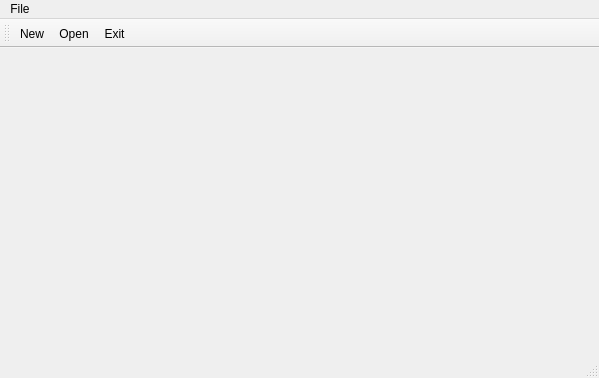
<?xml version="1.0" encoding="UTF-8"?>
<ui version="4.0">
 <class>MainWindow</class>
 <widget class="QMainWindow" name="MainWindow">
  <property name="geometry">
   <rect>
    <x>0</x>
    <y>0</y>
    <width>599</width>
    <height>378</height>
   </rect>
  </property>
  <property name="windowTitle">
   <string>MainWindow</string>
  </property>
  <widget class="QWidget" name="centralwidget"/>
  <widget class="QMenuBar" name="menubar">
   <property name="geometry">
    <rect>
     <x>0</x>
     <y>0</y>
     <width>599</width>
     <height>21</height>
    </rect>
   </property>
   <widget class="QMenu" name="menuFile">
    <property name="title">
     <string>File</string>
    </property>
    <addaction name="actionNew"/>
    <addaction name="actionOpen"/>
    <addaction name="actionExit"/>
   </widget>
   <addaction name="menuFile"/>
  </widget>
  <widget class="QStatusBar" name="statusbar"/>
  <widget class="QToolBar" name="toolBar">
   <property name="windowTitle">
    <string>toolBar</string>
   </property>
   <attribute name="toolBarArea">
    <enum>TopToolBarArea</enum>
   </attribute>
   <attribute name="toolBarBreak">
    <bool>false</bool>
   </attribute>
   <addaction name="actionNew"/>
   <addaction name="actionOpen"/>
   <addaction name="actionExit"/>
  </widget>
  <action name="actionNew">
   <property name="icon">
    <iconset resource="resources.qrc">
     <normaloff>:/rec/new.png</normaloff>:/rec/new.png</iconset>
   </property>
   <property name="text">
    <string>New</string>
   </property>
   <property name="shortcut">
    <string>Ctrl+N</string>
   </property>
  </action>
  <action name="actionOpen">
   <property name="icon">
    <iconset resource="resources.qrc">
     <normaloff>:/rec/open.png</normaloff>:/rec/open.png</iconset>
   </property>
   <property name="text">
    <string>Open</string>
   </property>
   <property name="shortcut">
    <string>Ctrl+O</string>
   </property>
  </action>
  <action name="actionExit">
   <property name="icon">
    <iconset resource="resources.qrc">
     <normaloff>:/rec/close.png</normaloff>:/rec/close.png</iconset>
   </property>
   <property name="text">
    <string>Exit</string>
   </property>
   <property name="shortcut">
    <string>Ctrl+W</string>
   </property>
  </action>
 </widget>
 <resources>
  <include location="resources.qrc"/>
 </resources>
 <connections/>
</ui>
